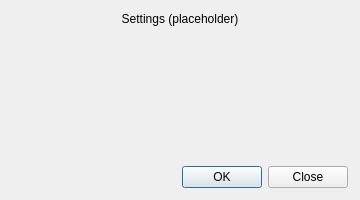
<?xml version="1.0" encoding="UTF-8"?>
<ui version="4.0">
 <class>SettingsDialog</class>
 <widget class="QDialog" name="SettingsDialog">
  <property name="geometry">
   <rect>
    <x>0</x>
    <y>0</y>
    <width>360</width>
    <height>200</height>
   </rect>
  </property>
  <property name="windowTitle">
   <string>Settings</string>
  </property>
  <layout class="QVBoxLayout" name="verticalLayout">
   <property name="leftMargin">
    <number>12</number>
   </property>
   <property name="topMargin">
    <number>12</number>
   </property>
   <property name="rightMargin">
    <number>12</number>
   </property>
   <property name="bottomMargin">
    <number>12</number>
   </property>
   <item>
    <widget class="QLabel" name="lbl_placeholder">
     <property name="text">
      <string>Settings (placeholder)</string>
     </property>
     <property name="alignment">
      <set>Qt::AlignHCenter|Qt::AlignVCenter</set>
     </property>
    </widget>
   </item>
   <item>
    <spacer name="verticalSpacer">
     <property name="orientation">
      <enum>Qt::Vertical</enum>
     </property>
     <property name="sizeHint" stdset="0">
      <size>
       <width>20</width>
       <height>40</height>
      </size>
     </property>
    </spacer>
   </item>
   <item>
    <widget class="QDialogButtonBox" name="buttonBox">
     <property name="standardButtons">
      <set>QDialogButtonBox::Close|QDialogButtonBox::Ok</set>
     </property>
    </widget>
   </item>
  </layout>
 </widget>
 <resources/>
 <connections/>
</ui>
